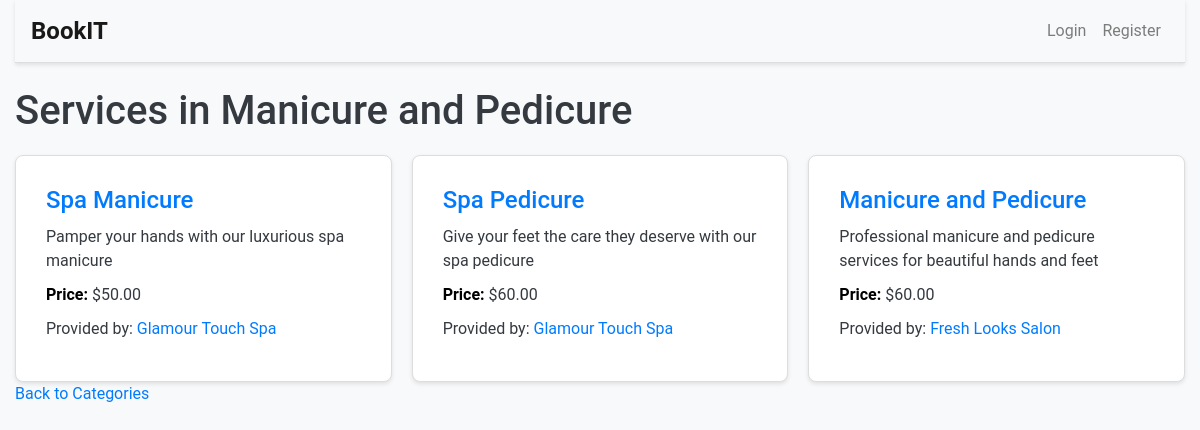
The app's page /category/MANICURE_PEDICURE with its own data.
### bookit/models.py (models this page shows, shortened)
class Service(models.Model):
    CATEGORY_CHOICES = [
        ('HAIRDRESSING', 'Hairdressing'),
        ('BARBER', 'Barber'),
        ('COSMETOLOGY', 'Cosmetology'),
        ('MANICURE_PEDICURE', 'Manicure and Pedicure'),
        ('MASSAGES', 'Massages'),
        ('HAIR_REMOVAL', 'Hair Removal'),
        ('MAKEUP', 'Makeup'),
        ('AESTHETIC_MEDICINE', 'Aesthetic Medicine'),
        ('PERSONAL_TRAINING', 'Personal Training'),
        ('PHYSIOTHERAPY', 'Physiotherapy'),
        ('TATTOOS_PIERCING', 'Tattoos and Piercing'),
        ('SPRAY_TANNING', 'Spray Tanning'),
        ('EYELASH_STYLING', 'Eyelash Styling'),
        ('EYEBROW_STYLING', 'Eyebrow Styling'),
        ('DIETETICS', 'Dietetics'),
        ('SPA_RELAXATION', 'Spa and Relaxation'),
        ('FACIAL_TREATMENTS', 'Facial Treatments'),
        ('OTHER', 'Other'),
    ]
    id = models.AutoField(primary_key=True)
    name = models.CharField(max_length=255)
    description = models.TextField()
    price = models.DecimalField(max_digits=6, decimal_places=2)
    created_by = models.ForeignKey(Professional_User, on_delete=models.CASCADE, related_name="service_created_by")
    category = models.CharField(max_length=50, choices=CATEGORY_CHOICES, default='OTHER')
    duration = models.IntegerField(help_text="Duration in minutes")

class Professional_User(models.Model):
    id = models.AutoField(primary_key=True)
    user = models.ForeignKey(User, on_delete=models.CASCADE, related_name="Professional_User")
    company_name = models.CharField(max_length=100, unique=True)
    phone_number = models.CharField(max_length=15)
    address = models.CharField(max_length=255)
    city = models.CharField(max_length=255)
    zip_code = models.CharField(max_length=10)
    company_logo = models.CharField(max_length=10000, blank=True, null=True)

### bookit/views.py (the view)
# urls.py: path("category/<str:category>", views.category, name="category"),
def category(request, category):
    services = Service.objects.filter(category=category)
    selected_category_value = next((label for value, label in Service.CATEGORY_CHOICES if value == category), None)
    return render(request, 'bookit/category.html', {
        'services': services,
        'category': category,
        'selected_category_value': selected_category_value,
    })

### bookit/templates/bookit/category.html
{% extends "bookit/layout.html" %}
{% block body %}
    <h1>Services in {{ selected_category_value }}</h1>
    <div class="services-container">
        {% if services %}
            {% for service in services %}
                <div class="service-box">
                    <h2><a href="{% url 'service' service.id %}">{{ service.name }}</a></h2>
                    <p>{{ service.description }}</p>
                    <p><strong style="color: black;">Price:</strong> ${{ service.price }}</p>
                    <p>Provided by: <a href="{% url 'professional' service.created_by.user.username %}">{{ service.created_by.company_name }}</a></p>
                </div>
            {% endfor %}
        {% else %}
            <h5>No Services Available in This Category.</h5>
        {% endif %}
    </div>
    <a href="{% url 'index' %}">Back to Categories</a>
{% endblock %}

### bookit/static/bookit/styles.css (style rules this page uses)
body { font-family: 'Roboto', sans-serif; background-color: #f8f9fa; color: #333; margin: 0; padding: 0; min-height: 100vh; }
h1, h2, h3, h4, h5, h6 { color: #343a40; margin-bottom: 1rem; }
.services-container { display: grid; grid-template-columns: repeat(auto-fit, minmax(250px, 1fr)); gap: 20px; margin-top: 20px; }
.service-box { background-color: #fff; border: 1px solid #ddd; border-radius: 8px; padding: 30px; box-shadow: 0 2px 4px rgba(0, 0, 0, 0.1); transition: transform 0.3s ease, box-shadow 0.3s ease; }
.service-box h2 { font-size: 1.5rem; margin-bottom: 10px; color: #007bff; }
.service-box p { margin-bottom: 10px; color: #343a40; font-size: 1rem; }
.service-box p strong { font-weight: bold; color: #007bff; }
a { color: #007bff; text-decoration: none; }

### records on screen
Service: name "Manicure and Pedicure", description "Professional manicure and pedicure services for beautiful hands and feet", price "60.00", created_by.company_name "Fresh Looks Salon"
Service: name "Spa Manicure", description "Pamper your hands with our luxurious spa manicure", price "50.00", created_by.company_name "Glamour Touch Spa"
Service: name "Spa Pedicure", description "Give your feet the care they deserve with our spa pedicure", price "60.00", created_by.company_name "Glamour Touch Spa"
